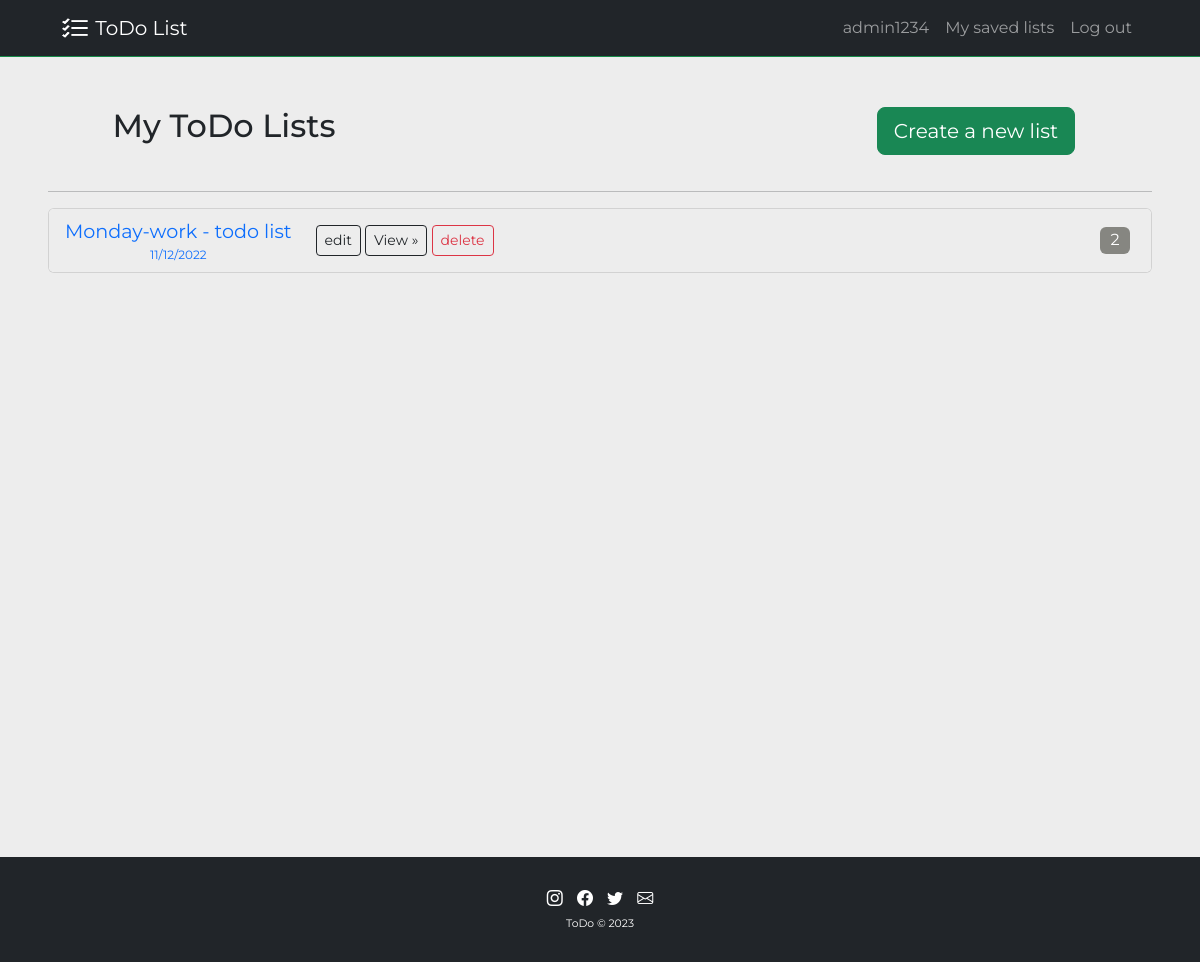
/mylists (signed in), run on the app's committed database.
### app_website/models.py (models this page shows, shortened)
class User(UserMixin, db.Model):
    __tablename__ = 'users'
    id = db.Column(db.Integer, primary_key=True)
    username = db.Column(db.String, unique=True, nullable=False)
    email = db.Column(db.String, unique=True, nullable=False)
    password = db.Column(db.String(500))
    todo_lists = relationship('ToDoList', back_populates = 'list_creator', cascade="all, delete")

class ToDoList(db.Model):
    id = db.Column(db.Integer, primary_key=True)
    title = db.Column(db.String(250), nullable=False)
    date_created = db.Column(db.String(100), nullable=False)
    list_creator = relationship('User', back_populates = 'todo_lists')
    list_creator_id = db.Column(db.Integer, db.ForeignKey("users.id"))
    tasks = relationship('Task', back_populates = 'tasks_todo_list', cascade="all, delete")

class Task(db.Model):
    id = db.Column(db.Integer, primary_key=True)
    task_name = db.Column(db.String(250), nullable=False)
    color_tag = db.Column(db.String(100), nullable=False, server_default="none")
    due_date = db.Column(db.String(100), nullable=False, server_default="No due date")
    done = db.Column(db.Boolean, nullable=False, default=False)
    stared = db.Column(db.Boolean, nullable=False, default=False)
    tasks_todo_list = relationship('ToDoList', back_populates = 'tasks')
    todo_list_id = db.Column(db.Integer, db.ForeignKey("to_do_list.id"))

### app_website/views.py (the view)
@app.route("/mylists")
@user_logged_or_redirect(redirect_url='login')
def mylists() -> str:
    return render_template(
        'mylists.html',
        current_year = current_year,
    )

### app_website/custom_filters.py (called while the page is built)
@app.template_filter('unchecked_count')
def unchecked_count_filter(tasks: list[Task]) -> int:
    count = 0
    for task in tasks:
        if not task.done:
            count += 1
    return count

### app_website/models.py (called while the page is built)
@login_manager.user_loader
def load_user(user_id) -> User | None:
    return db.session.execute(db.select(User).filter_by(id=int(user_id))).scalar()

### app_website/templates/mylists.html
{% extends 'base.html' %}
{% block content %}
<div class="container-fluid text-center px-5">
   <div class="row">
      <div class="col-md-4">
         <h2 class="add-margin-round-20">My ToDo Lists</h2>
      </div>
      <div class="col-md-4 ms-auto">
         <a type="button" href="{{ url_for('create_list') }}" class="btn btn-success btn-size-adjust add-margin-round-20">Create a new list</a>
      </div>
   </div>
   <hr>
   <div class="card">
      <ul class="list-group list-group-flush card-todo-list">
         {% for todo_list in current_user.todo_lists %}
            {% include "includes/list_element.html" %}
         {% else %}
            <div class="card-backgroud-color text-center">
               CREATE YOUR FIRST LIST
            </div>
         {% endfor %}
      </ul>
   </div>
</div>
{% endblock %}

### app_website/templates/includes/navbar.html (shortened to what this page needs)
<nav class="navbar navbar-expand-lg navbar-dark bg-dark">
    <div class="container-fluid header-top-padding">
        <a class="navbar-brand" href="{{ url_for('index') }}">
            <img src="{{ url_for('static', filename='assets/todo-list.png') }}" alt="Logo" width="30" height="24" class="d-inline-block align-text-top logo-image">
            ToDo List
        </a>
        <div class="collapse navbar-collapse" id="navbarCollapsedContent">
            <ul class="navbar-nav ms-auto mb-2 mb-lg-0">
                {% if current_user.is_authenticated %}
                    <li class="nav-item">
                        <a class="nav-link" aria-current="page" href="#">{{ current_user.username }}</a>
                    </li>
                    <li class="nav-item">
                        <a class="nav-link" aria-current="page" href="{{ url_for('mylists') }}">My saved lists</a>
                    </li>
                    <li class="nav-item">
                        <a class="nav-link" aria-current="page" href="{{ url_for('logout') }}">Log out</a>
                    </li>
                {% else %}
                    <li class="nav-item">
                        <a class="nav-link" aria-current="page" href="{{ url_for('login') }}">Log in</a>
                    </li>
                {% endif %}
            </ul>
        </div>
    </div>
</nav>

### app_website/templates/includes/list_element.html
<li class="list-group-item card-backgroud-color" >
    <div class="row align-items-center">
       <div class="col-auto">
          <div class="d-inline-flex text-center">
             <a class="card-anchor" href="{{ url_for('detail_list', list_id=todo_list.id ) }}">
                <div class="d-flex flex-column">
                   <span>{{ todo_list.title }}</span>
                   <span class="text-date">{{ todo_list.date_created }}</span>
                </div>
             </a>
          </div>
       </div>
       <div class="col">
          <a href="{{ url_for('edit_list', list_id=todo_list.id ) }}" type="button" class="btn btn-sm btn-outline-dark">edit</a>
          <a href="{{ url_for('detail_list', list_id=todo_list.id ) }}" type="button" class="btn btn-sm btn-outline-dark">View&nbsp;&raquo;</a>
          <a href="{{ url_for('delete_list', list_id=todo_list.id ) }}" onclick="clicked_to_delete(event);" type="button" class="btn btn-sm btn-outline-danger">delete</a>
       </div>
       <div class="col-auto text-end">
          <span class="badge badge-styling">{{ todo_list.tasks|unchecked_count }}</span>
       </div>
    </div>
 </li>

### app_website/static/css/styles.css (style rules this page uses)
:root { --bs-white: #fff; --bs-grey: #868681; --bs-grey-background: #ededed; --bs-green-background: #C9FEC6; --bs-red-background: #FBACAB; --bs-green: #1eb760; --bs-red: #fb3e51; }
body { font-family:'Montserrat', sans-serif; }
.logo-image { filter: brightness(0) invert(1); }
.header-top-padding { padding: 0 5%; }
.add-margin-round-20 { margin: 20px; }
.card-backgroud-color { background-color: var(--bs-grey-background); }
.card-todo-list { text-align: left; }
.card-anchor { text-decoration: none; font-size: 1.2rem; }
.text-date { font-size: 0.75rem; }
.badge-styling { background-color: var(--bs-grey); font-weight: normal; font-size: 1.0rem; margin: 5px; }
@media (min-width:860px) { .btn-size-adjust { padding: 0.5rem 1rem; font-size: 1.25rem; border-radius: 0.5rem; } }

### data on the page
User: username "admin1234"
ToDoList: title "Monday-work - todo list", date_created "11/12/2022", tasks|unchecked_count "2"

### other printed values
{{ current_year }} "2023"
